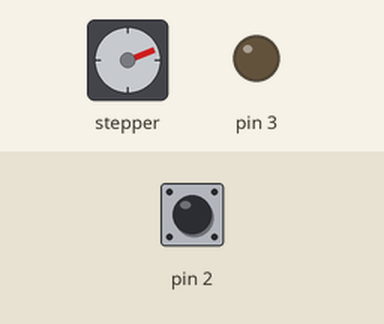
Bench run of a sketch on a simulated Arduino Uno, built with avr-gcc and run on an emulated ATmega328P. Parts: stepper motor, output pins drawn as LEDs (lit = HIGH). The test bench sets the inputs (shaded band); at power-on: pin 2 HIGH. Stepper angles assume 2048 steps per turn.

Above: at 6.7 s.
6.8 s: pin 2 pulled LOW for 0.15 s
At 7.07 s:
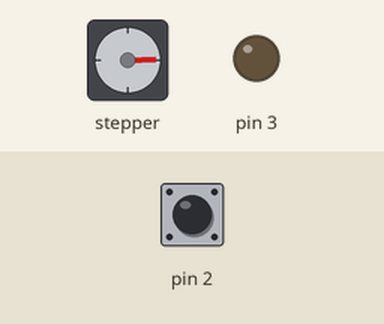
9.8 s: pin 2 pulled LOW for 1 s
At 10.08 s:
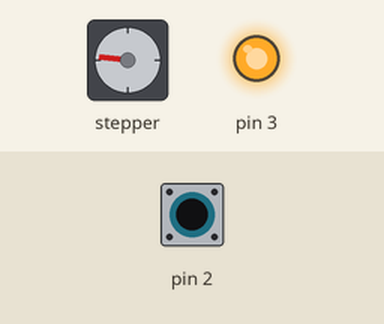
12.8 s: pin 2 pulled LOW for 0.15 s
At 13.1 s:
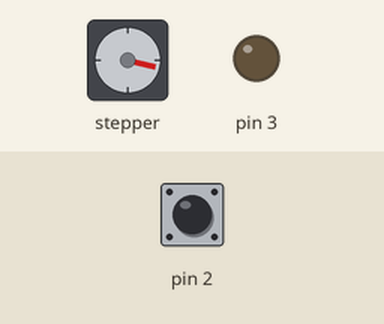
15.8 s: pin 2 pulled LOW for 3.2 s
At 16.11 s:
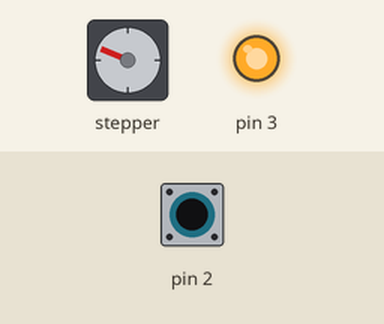
20.5 s: pin 2 pulled LOW for 1 s
At 20.94 s:
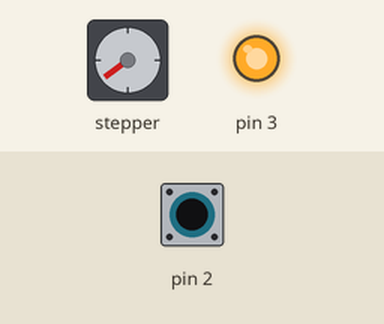
23.5 s: pin 2 pulled LOW for 3.2 s
At 23.65 s:
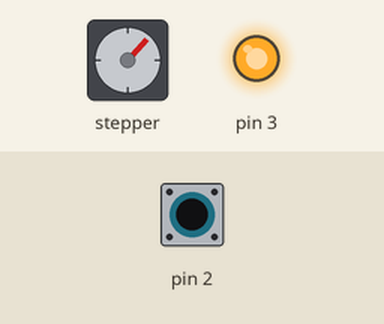
Timing chart, 0 to 29.2 s (numbered marks = the images above; inputs shaded):
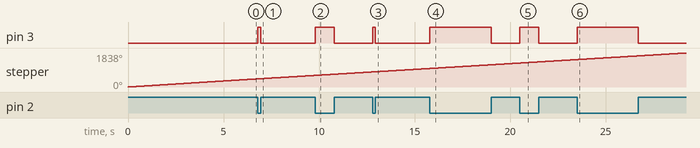

The sketch:

hybrid_clock1.ino
```cpp
#include <Stepper.h>

const int stepsPerRevolution = 2048;
const double cent_step = 20.48;

Stepper myStepper(stepsPerRevolution, 14, 15, 16, 17);

void setup() {
  myStepper.setSpeed(11);

  // perform a full revolutionon start up to allow synchronizing the clock position
  myStepper.step(stepsPerRevolution);


  pinMode(2, INPUT_PULLUP);
  pinMode(3, OUTPUT);
}

// remember the carry between rounds
double carry = 0.0;

void loop() {
  digitalWrite(3, !digitalRead(2));
  myStepper.step(1);

  // double current = 0.0;
  // int prev_current_i = 0;
  // int current_i = 0;

  // for(int i = 0; i < 100; i++){
  //   // increase to the next floating point step
  //   current += cent_step;

  //   // take the integer part as the initial next integer step
  //   current_i = int(current);

  //   // compute the carry, unused part of the floating point step
  //   carry += current - current_i;

  //   // add the integer part of the carry, if any to the integer step
  //   int carry_i = int(carry);
  //   current_i += carry_i;

  //   // remove the used integer part of the carry
  //   carry -= carry_i;

  //   // compute the next steps needed from the previous and current integer step
  //   int steps = current_i - prev_current_i;
  //   prev_current_i = current_i;

  //   myStepper.step(-steps);

  //   // found after several rounds of timing multiple full minutes
  //   // started losing accuracy afteraround 13 minutes
  //   // an accurate clock would need a timing source,
  //   // I think there's a built-in way to do this with interupts
  //   delay(548);
  // }
}


// void setup() {
//   pinMode(2, INPUT_PULLUP);
//   pinMode(3, OUTPUT);
// }

// void loop() {
//   digitalWrite(3, !digitalRead(2));
// }
```

Measured:
- after the input at 6.8 s, pin 3: LOW → HIGH at once, → LOW 0.15 s later
- after the input at 9.8 s, pin 3: LOW → HIGH at once, → LOW 1.0 s later
- after the input at 12.8 s, pin 3: LOW → HIGH at once, → LOW 0.15 s later
- after the input at 15.8 s, pin 3: LOW → HIGH at once, → LOW 3.2 s later
- after the input at 20.5 s, pin 3: LOW → HIGH at once, → LOW 1.0 s later
- after the input at 23.5 s, pin 3: LOW → HIGH at once, → LOW 3.2 s later
